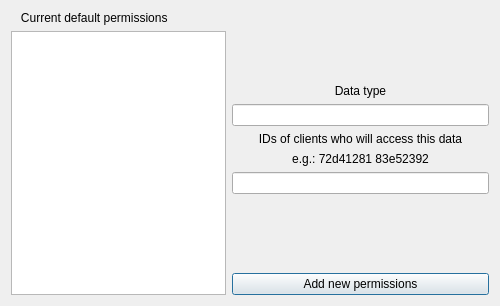
<?xml version="1.0" encoding="UTF-8"?>
<ui version="4.0">
 <class>ue_perms_screen</class>
 <widget class="QDialog" name="ue_perms_screen">
  <property name="geometry">
   <rect>
    <x>0</x>
    <y>0</y>
    <width>500</width>
    <height>306</height>
   </rect>
  </property>
  <property name="windowTitle">
   <string>CACIC - Local permissions</string>
  </property>
  <layout class="QHBoxLayout" name="horizontalLayout">
   <item>
    <layout class="QVBoxLayout" name="verticalLayout_2">
     <item>
      <widget class="QLabel" name="label_4">
       <property name="text">
        <string>   Current default permissions</string>
       </property>
       <property name="alignment">
        <set>Qt::AlignLeading|Qt::AlignLeft|Qt::AlignVCenter</set>
       </property>
      </widget>
     </item>
     <item>
      <widget class="QTableWidget" name="table">
       <property name="minimumSize">
        <size>
         <width>215</width>
         <height>0</height>
        </size>
       </property>
       <property name="maximumSize">
        <size>
         <width>215</width>
         <height>16777215</height>
        </size>
       </property>
      </widget>
     </item>
    </layout>
   </item>
   <item>
    <layout class="QVBoxLayout" name="verticalLayout">
     <item>
      <spacer name="verticalSpacer">
       <property name="orientation">
        <enum>Qt::Vertical</enum>
       </property>
       <property name="sizeHint" stdset="0">
        <size>
         <width>20</width>
         <height>40</height>
        </size>
       </property>
      </spacer>
     </item>
     <item>
      <widget class="QLabel" name="label">
       <property name="text">
        <string>Data type</string>
       </property>
       <property name="alignment">
        <set>Qt::AlignCenter</set>
       </property>
      </widget>
     </item>
     <item>
      <widget class="QLineEdit" name="type_lineedit"/>
     </item>
     <item>
      <widget class="QLabel" name="label_2">
       <property name="text">
        <string>IDs of clients who will access this data</string>
       </property>
       <property name="alignment">
        <set>Qt::AlignCenter</set>
       </property>
      </widget>
     </item>
     <item>
      <widget class="QLabel" name="label_3">
       <property name="text">
        <string>e.g.: 72d41281 83e52392</string>
       </property>
       <property name="alignment">
        <set>Qt::AlignCenter</set>
       </property>
      </widget>
     </item>
     <item>
      <widget class="QLineEdit" name="perms_lineedit"/>
     </item>
     <item>
      <spacer name="verticalSpacer_2">
       <property name="orientation">
        <enum>Qt::Vertical</enum>
       </property>
       <property name="sizeHint" stdset="0">
        <size>
         <width>20</width>
         <height>40</height>
        </size>
       </property>
      </spacer>
     </item>
     <item>
      <widget class="QPushButton" name="add_button">
       <property name="text">
        <string>Add new permissions</string>
       </property>
      </widget>
     </item>
    </layout>
   </item>
  </layout>
 </widget>
 <resources/>
 <connections/>
</ui>
